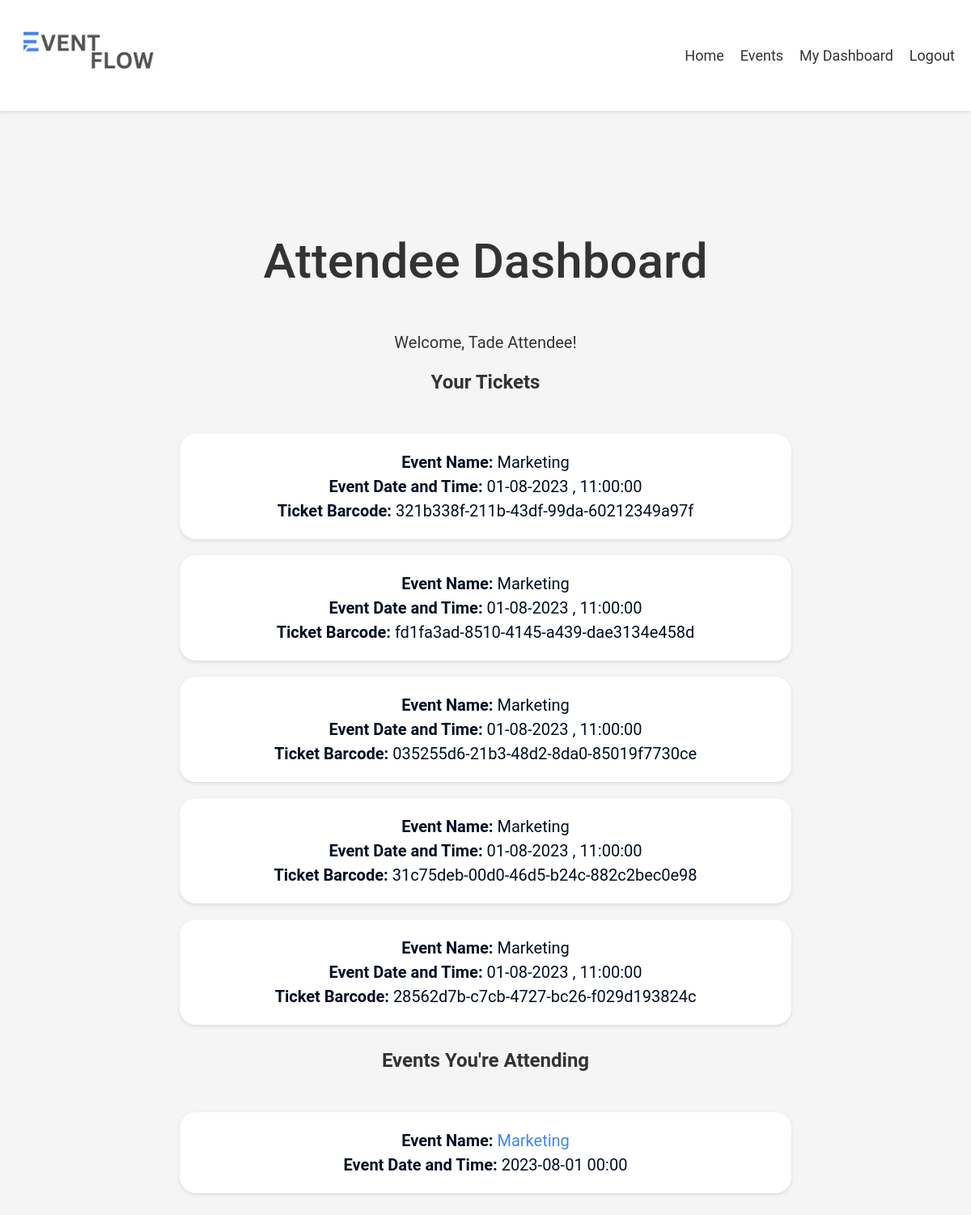
The page /dashboard (signed in) on the database its author committed.
### db_schema.py (models this page shows, shortened)
class Attendee(db.Model,UserMixin):
    __tablename__='attendees'
    id = db.Column(db.Integer, primary_key=True)
    username = db.Column(db.String(20), nullable=False)
    email = db.Column(db.String(20), unique=True, nullable=False)
    password = db.Column(db.String(60), nullable=False)
    is_organiser = db.Column(db.Boolean, nullable=False)
    tickets = db.relationship('Ticket', primaryjoin="Attendee.id==Ticket.user_id", backref=db.backref('attendee'))

class Ticket(db.Model):
    __tablename__='tickets'
    id = db.Column(db.Integer, primary_key=True)
    barcode = db.Column(db.String(50), nullable=False, unique=True)
    user_id = db.Column(db.Integer, db.ForeignKey('attendees.id'), nullable=False)
    event_id = db.Column(db.Integer, db.ForeignKey('events.id'),nullable=False)

class Event(db.Model):
    __tablename__='events'
    id = db.Column(db.Integer, primary_key=True)
    name = db.Column(db.String(50), nullable=False)
    date = db.Column(db.Date, nullable=False)
    description=db.Column(db.Text, nullable=False)
    start_time= db.Column(db.Time, nullable=False)
    end_time= db.Column(db.Time, nullable=False)
    duration = db.Column(db.Integer, nullable=False)
    capacity = db.Column(db.Integer, nullable=False)
    location = db.Column(db.String(50), nullable=False)
    organiser_id = db.Column(db.Integer,  db.ForeignKey('organisers.id'), nullable = False)
    available_capacity= db.Column(db.Integer)
    num_attendees = db.Column(db.Integer,nullable=False)
    tickets = db.relationship('Ticket', primaryjoin="Event.id==Ticket.event_id", backref=db.backref('event'))

### cwk.py (the view)
@app.route('/dashboard')
@login_required
def dashboard():
    if current_user.is_organiser:
        events = Event.query.filter_by(organiser_id=current_user.id).all()
        return render_template('organiser_dashboard.html', events=events)
    else:
        tickets = Ticket.query.filter_by(user_id=current_user.id).all()
        events = [ticket.event for ticket in tickets ]
        if len(events) ==0:
            different_events = events
        else:
            different_events = [events[0]]
        for i in range(1,len(events)):
            if events[i] not in different_events:
                different_events.append(events[i])
        return render_template('attendee_dashboard.html', tickets=tickets, events=different_events)

### cwk.py (called while the page is built)
@login_manager.user_loader
def load_user(id):
    type = session.get('type')
    if type == 'organiser':
        user = Organiser.query.filter_by(id = id).first()
    elif type == 'attendee':
        user = Attendee.query.filter_by(id = id).first()
    else:
        user = None
    return user

### templates/attendee_dashboard.html (shortened to what this page needs)
{% extends "base.html" %}
{% block content %}
<!DOCTYPE html>
<html lang="en">
<head>
    <link rel="stylesheet" href="{{ url_for('static', filename='css/style.css') }}">
	<link rel="stylesheet" href="{{ url_for('static', filename='css/dashboard.css') }}">
<div class="container">
    <h1>Attendee Dashboard</h1>
    <p>Welcome, {{ current_user.username }}!</p>
    <h2>Your Tickets</h2>
    <ul>
        {% for ticket in tickets %}
        <div class="card"><a href="{{ url_for('ticket_details', ticket_id=ticket.id) }}">
            <li>
                <p><strong>Event Name: </strong>{{ticket.event.name}}</p>
                <p><strong>Event Date and Time: </strong>{{ ticket.event.date.strftime('%d-%m-%Y')}} , {{ ticket.event.start_time }}</p>
                <p><strong>Ticket Barcode: </strong>{{ ticket.barcode }}</p>
            </li>
        </a>
        </div>
        {% endfor %}
    </ul>
    <h2>Events You're Attending</h2>
    <ul>
        <div class="events">
            {% for event in events %}
                <div class="card">
                    <li>
                        <p><strong>Event Name: </strong><a href="{{ url_for('event_details', event_id=event.id) }}">{{ event.name }}</a> </p>
                        <p><strong>Event Date and Time: </strong> {{ event.date.strftime('%Y-%m-%d %H:%M') }}</p>
                    </li>
                </div>
            {% endfor %}
        </div>
    </ul>
</div>
{% endblock %}

### static/css/homepage.css (style rules this page uses)
body { font-family: 'Roboto', sans-serif; margin: 0; padding: 0; background-color: #f5f5f5; color: #333; }
h1 { font-size: 40px; font-weight: 500; text-align: center; }
p { font-size: 30px; line-height: 1.5; margin: 20px auto; max-width: 800px; text-align: center; }
* { box-sizing:border-box }

### static/css/style.css (style rules this page uses)
body { background-color: #f7f7f7; }
h1 { text-align: center; margin-bottom: 20px; font-family: 'Roboto', sans-serif; }
a { color: #4285f4; }
ul { list-style-type: none; padding: 10px; margin-bottom: 20px; border-radius: 5px; border: none; }
p { font-size: 20px; line-height: 1.5; margin: 20px auto; max-width: 800px; text-align: center; }

### static/css/dashboard.css (style rules this page uses)
body { font-family: 'Roboto', sans-serif; margin: 0; padding: 0; background-color: #f5f5f5; color: #333; }
h2 { text-align: center; }
h1 { font-size: 60px; font-weight: 500; margin: 100px 0 50px 0; text-align: center; }
p { font-size: 20px; line-height: 1.5; margin: 0 auto; max-width: 800px; text-align: center; align-self: center; }
.container { max-width: 80vw; margin: 0 auto; padding: 50px; }
.card { display: block; background-color: #fff; box-shadow: 0 2px 5px rgba(0, 0, 0, 0.1); padding: 20px; margin-left: auto; margin-right: auto; margin-top: 20px; width: 90%; align-items: center; border-radius: 20px; transition: transform .3s; text-decoration: none; color: #222020; }
.card p { margin-left: auto; margin-right: auto; align-self: center; text-align: center; font-size: 20px; line-height: 1.5; text-decoration: none; color: #010f24; }
.card a { text-decoration: none; }

### rows shown on the page
Attendee: username "Tade Attendee"
Ticket: event.name "Marketing", event "01-08-2023", event.start_time "11:00:00", barcode "321b338f-211b-43df-99da-60212349a97f"
Ticket: event.name "Marketing", event "01-08-2023", event.start_time "11:00:00", barcode "fd1fa3ad-8510-4145-a439-dae3134e458d"
Ticket: event.name "Marketing", event "01-08-2023", event.start_time "11:00:00", barcode "035255d6-21b3-48d2-8da0-85019f7730ce"
Ticket: event.name "Marketing", event "01-08-2023", event.start_time "11:00:00", barcode "31c75deb-00d0-46d5-b24c-882c2bec0e98"
Ticket: event.name "Marketing", event "01-08-2023", event.start_time "11:00:00", barcode "28562d7b-c7cb-4727-bc26-f029d193824c"
Event: name "Marketing", date "2023-08-01 00:00"
